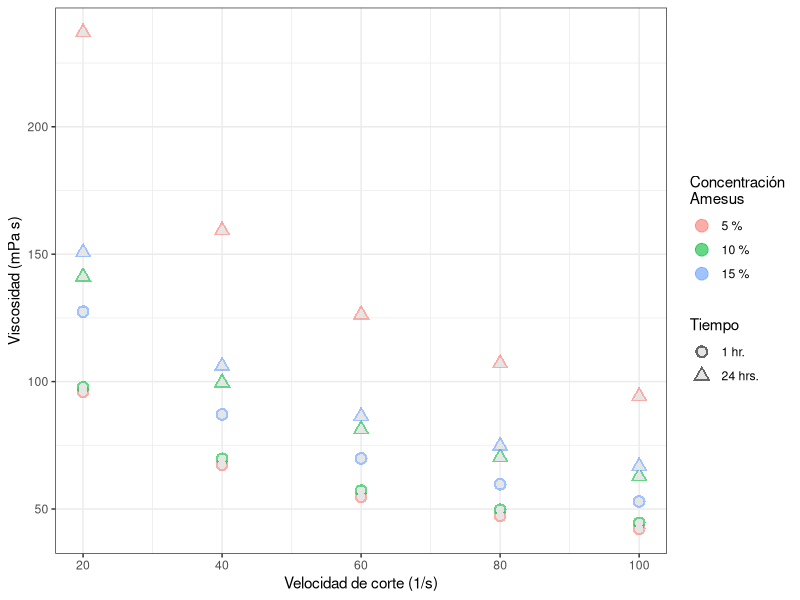
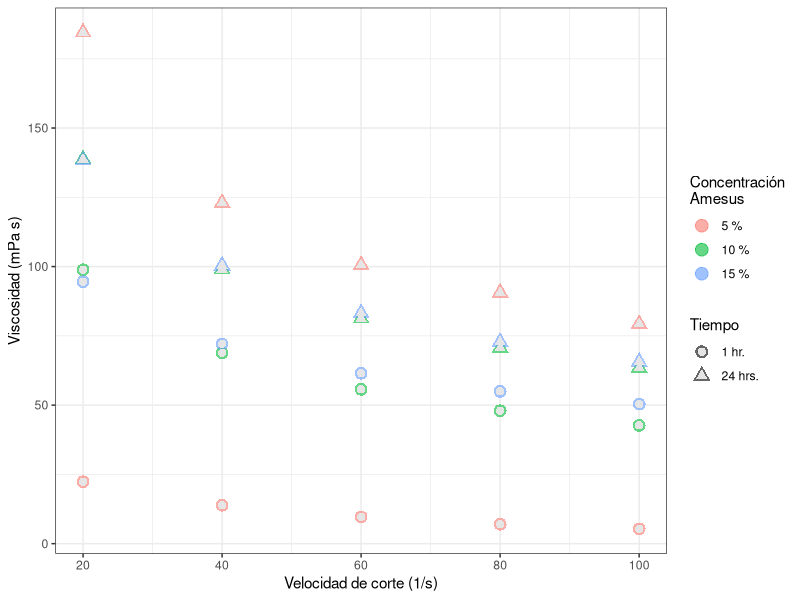
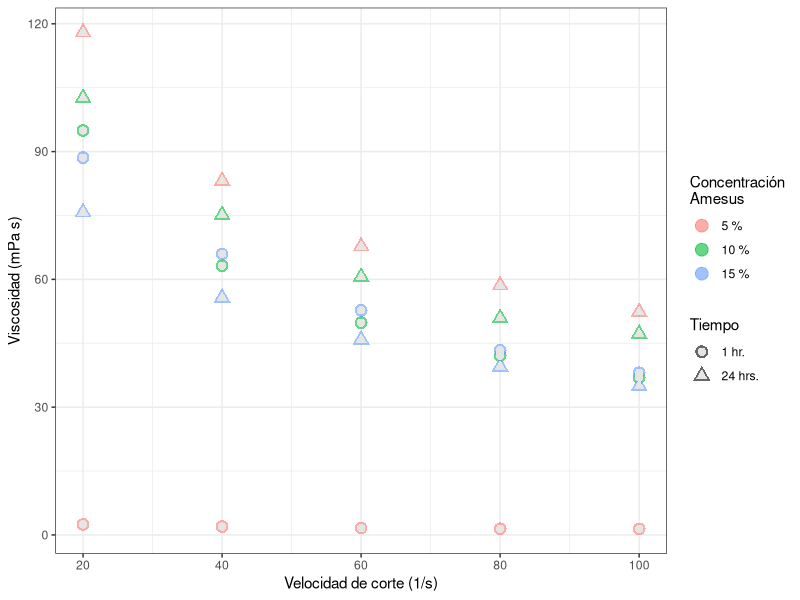

Recreate these plots in R, in order.
## Graficas de reología TESIS ##################################################
#
#
# mydat <- data.frame(x1=c(2,2,3,3,1,1),
#                     x2=c(0.3,1,2.1,2.,0.1,0.2),
#                     x3=c(0.01,0.11,0.04,0.02,0.1,0.06))
# mydat
# 
# write.table(mydat,file="write.dataset.txt",
#             row.names=FALSE,col.names = FALSE,sep = ", ")
# setwd("C:/Users/T440s/Documents/R/Graficas _tesis/Data/Tesis")
#
# EJEMPLO DE COMO HACER SUBSET
#subset(tabla_reomulsiones, pres == 14.7 & con == 10, 
#                  select=c(1,2,3))
# based on variable values
#newdata <- mydata[ which(mydata$gender=='F' 
#                         & mydata$age > 65), ]
#
# Subset del data frame a logicos como vector con nombres y luego transforma toda la columna TRUE en factor
#tabla_reomulsiones[sapply(tabla_reomulsiones, is.integer)] <- 
#  lapply(tabla_reomulsiones[sapply(tabla_reomulsiones,is.integer)], as.factor)
#
## Instead of scale_fill_discrete, you may need to use a different scale, 
# such as scale_fill_manual, scale_colour_hue, scale_colour_manual, 
# scale_shape_discrete, scale_linetype_discrete, and so on. 



####### REOLOGIA DE EMUSLIONES ###########################################################################
# Figuras 6 Chapter Resultados
library(ggplot2)
#leer el archivo CSV generado en Excel
tabla_reomulsiones<-read.csv("reo_emulsiones2.csv", header = TRUE)

# Hacer subset de datos
figura.6 <- subset(tabla_reomulsiones, pres == 14.7 & temp == 23,
                  select = c(speed,time,con,visc))

##### CAPAS ############################
# 1 MAPEO (AESTHETHICS)
figura6.plot <- ggplot(figura.6, aes(x = speed, y = visc, shape = factor(time) ) ) 

# 2 GEOMETRIES
A <- figura6.plot + geom_point( aes(color = factor(con) ),size=4, alpha = 0.6) +
  geom_point( colour = "grey90",size=2.5)

# 3 OTROS
B <- A + labs(x = "Velocidad de corte (1/s)",y = "Viscosidad (mPa s)") + 
  scale_colour_hue(name="Concentración\nAmesus",
                                   breaks=c("5", "10", "15"),
                                   labels=c("5 %", "10 %", "15 %") ) +
  scale_shape_discrete(name="Tiempo",
                       breaks=c("1", "24"),
                       labels=c("1 hr.", "24 hrs.") ) 

# Imprimir todas las capas
#B + theme_classic()
B + theme_bw()

##########################################################################################################
# FIGURA 7 CHAPTER RESULTADOS
# Hacer subset de datos                PRESION        TEMPERATURA
figura.7 <- subset(tabla_reomulsiones, pres == 1500 & temp == 23,
                   select = c(speed,time,con,visc))

##### CAPAS ############################
# 1 MAPEO (AESTHETHICS)
figura7.plot <- ggplot(figura.7, aes(x = speed, y = visc, shape = factor(time) ) ) 

# 2 GEOMETRIES
A <- figura7.plot + geom_point( aes(color = factor(con) ),size=4, alpha = 0.6) +
  geom_point( colour = "grey90",size=2.5)

# 3 OTROS
B <- A + labs(x = "Velocidad de corte (1/s)",y = "Viscosidad (mPa s)") + 
  scale_colour_hue(name="Concentración\nAmesus",
                   breaks=c("5", "10", "15"),
                   labels=c("5 %", "10 %", "15 %") ) +
  scale_shape_discrete(name="Tiempo",
                       breaks=c("1", "24"),
                       labels=c("1 hr.", "24 hrs.") ) 

# Imprimir todas las capas
#B + theme_classic()
B + theme_bw()

##########################################################################################################
# FIGURA 8 CHAPTER RESULTADOS
# Hacer subset de datos                PRESION        TEMPERATURA
figura.8 <- subset(tabla_reomulsiones, pres == 1500 & temp == 160,
                   select = c(speed,time,con,visc))

##### CAPAS ############################
# 1 MAPEO (AESTHETHICS)
figura8.plot <- ggplot(figura.8, aes(x = speed, y = visc, shape = factor(time) ) ) 

# 2 GEOMETRIES
A <- figura8.plot + geom_point( aes(color = factor(con) ),size=4, alpha = 0.6) +
  geom_point( colour = "grey90",size=2.5)

# 3 OTROS
B <- A + labs(x = "Velocidad de corte (1/s)",y = "Viscosidad (mPa s)") + 
  scale_colour_hue(name="Concentración\nAmesus",
                   breaks=c("5", "10", "15"),
                   labels=c("5 %", "10 %", "15 %") ) +
  scale_shape_discrete(name="Tiempo",
                       breaks=c("1", "24"),
                       labels=c("1 hr.", "24 hrs.") ) 

# Imprimir todas las capas
#B + theme_classic()
B + theme_bw()
